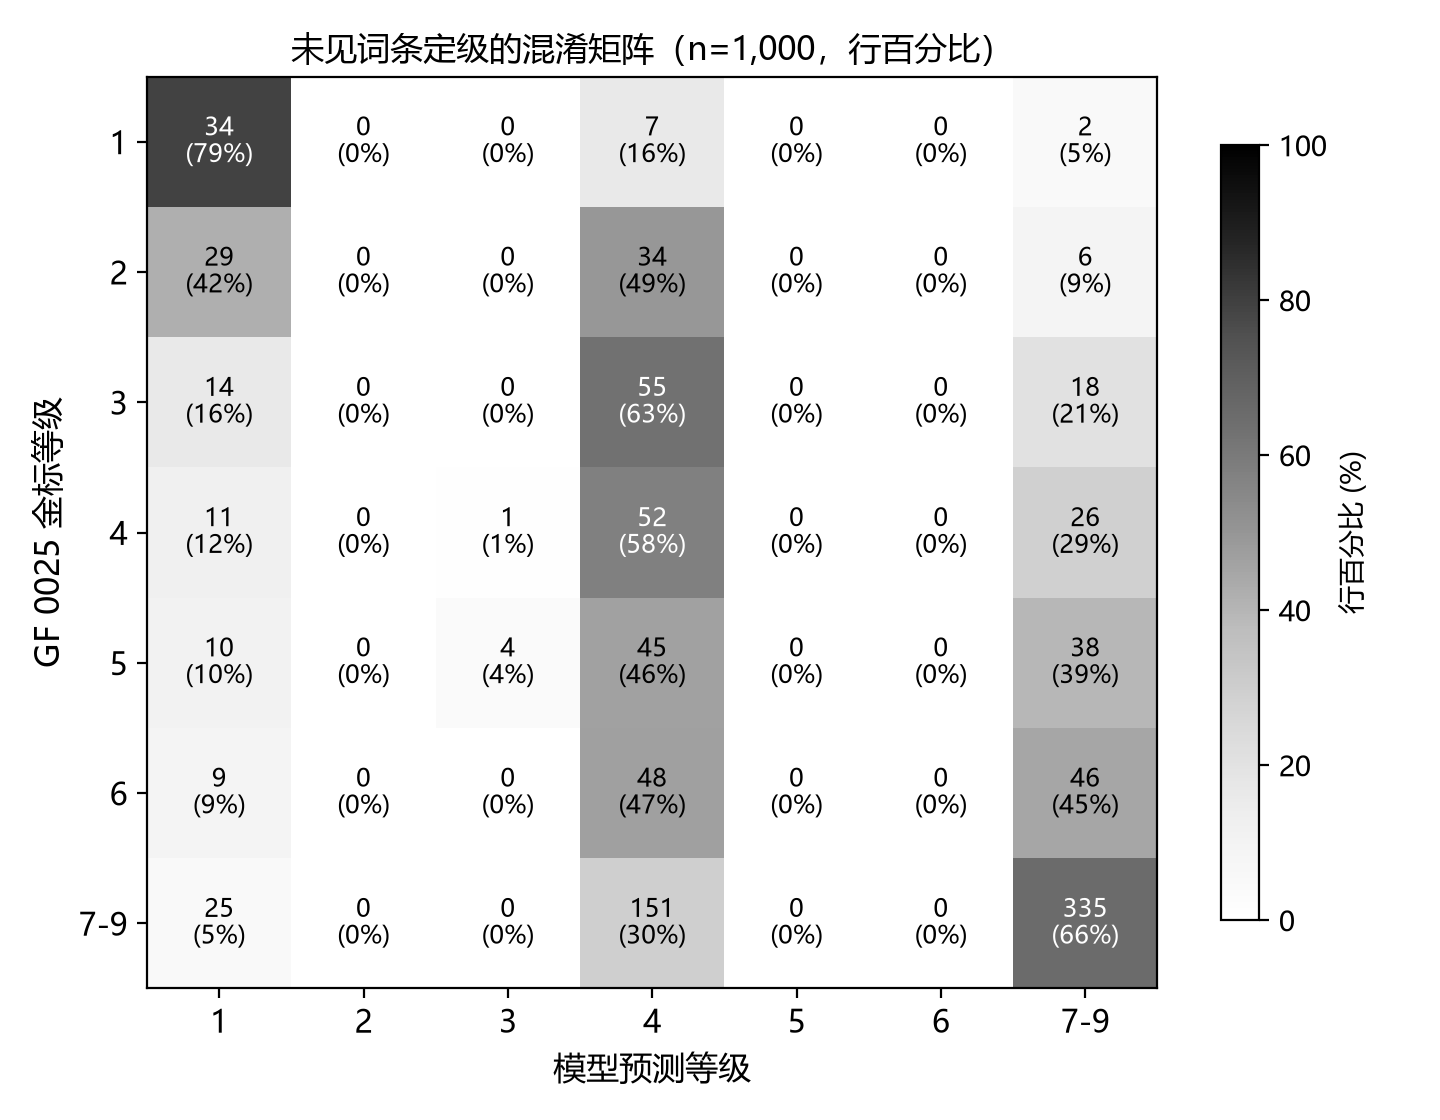

Source code (Python):
# -*- coding: utf-8 -*-
"""意见5：混淆矩阵热力图（未见词条 n=1,000，行=金标等级，列=模型预测）
正文版：黑白灰阶，行百分比归一。
"""
import json, os
import matplotlib
matplotlib.use('Agg')
matplotlib.rcParams['font.sans-serif'] = ['Microsoft YaHei', 'SimHei', 'sans-serif']
matplotlib.rcParams['axes.unicode_minus'] = False
import matplotlib.pyplot as plt
import numpy as np

ROOT = os.path.dirname(os.path.dirname(os.path.abspath(__file__)))

# 混淆矩阵（与 report/研究补充_混淆矩阵.md 同源：preds_heldout.json）
d = json.load(open(os.path.join(ROOT, 'injection/preds_heldout.json'), encoding='utf-8'))
LV = ['1', '2', '3', '4', '5', '6', '7-9']
cm = np.zeros((7, 7))
for r in d:
    cm[r['gold'], r['pred']] += 1

# 行归一（每个金标等级的预测去向）
cmn = cm / cm.sum(axis=1, keepdims=True) * 100

fig, ax = plt.subplots(figsize=(7.2, 5.6))
im = ax.imshow(cmn, cmap='Greys', vmin=0, vmax=100, aspect='auto')

for i in range(7):
    for j in range(7):
        v = cmn[i, j]
        text_color = 'white' if v > 55 else 'black'
        ax.text(j, i, f'{cm[i,j]:.0f}\n({v:.0f}%)', ha='center', va='center',
                fontsize=9, color=text_color)

ax.set_xticks(range(7))
ax.set_xticklabels(LV, fontsize=11)
ax.set_yticks(range(7))
ax.set_yticklabels(LV, fontsize=11)
ax.set_xlabel('模型预测等级', fontsize=12)
ax.set_ylabel('GF 0025 金标等级', fontsize=12)
ax.set_title('未见词条定级的混淆矩阵（n=1,000，行百分比）', fontsize=12)

cbar = fig.colorbar(im, ax=ax, shrink=0.85)
cbar.set_label('行百分比 (%)', fontsize=10)

plt.tight_layout()
out = os.path.join(ROOT, 'report/研究补充_混淆矩阵图.png')
fig.savefig(out, dpi=200, facecolor='white')
print('保存:', out)

# 附：多数类基线的混淆矩阵对照（全猜 7-9）
cm2 = np.zeros((7, 7))
for r in d:
    cm2[r['gold'], 6] += 1
print('注：多数类基线的列合计只有 7-9 一列非零（全猜 7-9），论文中以文字表述即可，不需第二张图。')
